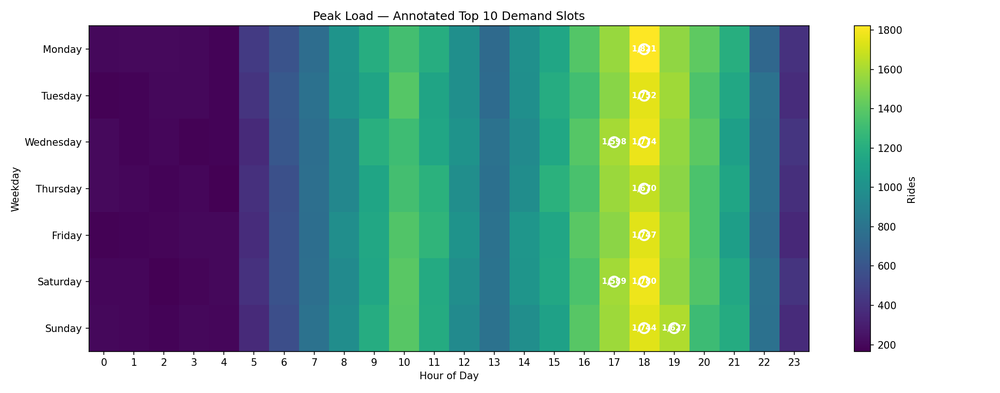
#> input picture reports/week7_peak_heatmap_annotated.png, 1000 x 393 px, shrunk from 2100 x 825 before the run, found by its file name
$ python figure11_demand_heatmap.py
#> lines starting #> are read from the running program, lines starting #| are printed output that depends on the picture
"""
figure11_demand_heatmap.py
--------------------------------------
Combines Week 7 demand analysis visuals into a
composite figure for the thesis (Figure 11).

Uses:
 - week7_peak_heatmap_annotated.png
 - week7_avg_rides_per_hour.png
 - week7_fulfillment_efficiency_heatmap.png
 - week7_peak_top10.csv

Author: Sandeep K.
Course: INFO-I 492 Senior Thesis
"""

#%%
# 1) Import libraries
import os
import matplotlib.pyplot as plt
import matplotlib.image as mpimg
import pandas as pd

#%%
# 2) Define paths
project_path = "/Users/sandeepk/Library/Mobile Documents/com~apple~CloudDocs/IUPUI/Senior Thesis INFO-I 492/Project-Uber"
reports_path = os.path.join(project_path, "reports")
graphs_path = os.path.join(
    project_path,
    "Thesis",
    "Draft_Thesis_Submission_Sandeep_Kang",
    "Graphs"
)

#%%
# 3) Load images and data
heatmap = mpimg.imread(os.path.join(reports_path, "week7_peak_heatmap_annotated.png"))
#> heatmap is the input picture: shape (393, 1000, 4) float32; mean R, G, B, A 0.547, 0.668, 0.647, 1
hourly_trend = mpimg.imread(os.path.join(reports_path, "week7_avg_rides_per_hour.png"))
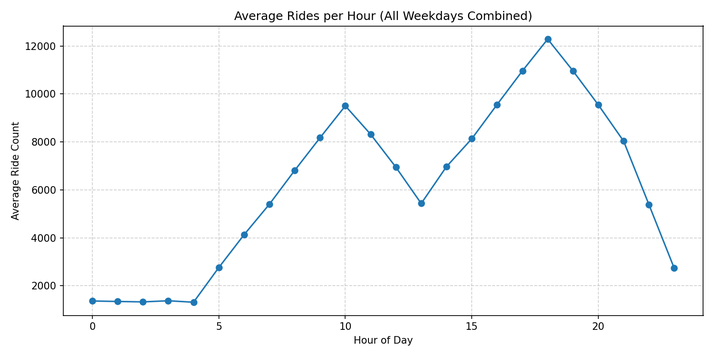
#> input picture reports/week7_avg_rides_per_hour.png, 714 x 357 px, shrunk from 1500 x 750 before the run, found by its file name
#> hourly_trend is the input picture: shape (357, 714, 4) float32; mean R, G, B, A 0.977, 0.98, 0.982, 1
fulfillment = mpimg.imread(os.path.join(reports_path, "week7_fulfillment_efficiency_heatmap.png"))
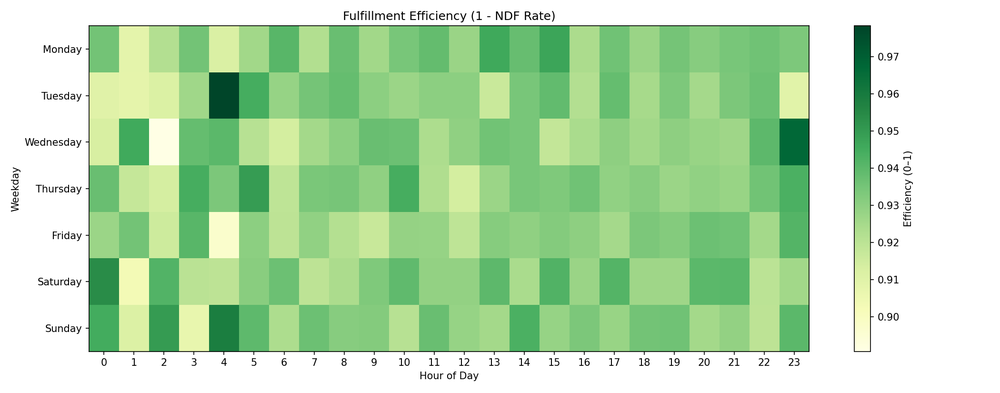
#> input picture reports/week7_fulfillment_efficiency_heatmap.png, 1000 x 393 px, shrunk from 2100 x 825 before the run, found by its file name
#> fulfillment is the input picture: shape (393, 1000, 4) float32; mean R, G, B, A 0.71, 0.865, 0.684, 1

top10_path = os.path.join(reports_path, "week7_peak_top10.csv")
top10 = pd.read_csv(top10_path) if os.path.exists(top10_path) else None

#%%
# 4) Create composite figure
fig, axes = plt.subplots(2, 2, figsize=(12, 8))

# Panel A: Annotated Demand Heatmap
axes[0, 0].imshow(heatmap)
axes[0, 0].set_title("A. Hourly and Weekly Demand Intensity")
axes[0, 0].axis("off")

# Panel B: Average Rides per Hour
axes[0, 1].imshow(hourly_trend)
axes[0, 1].set_title("B. Average Rides per Hour")
axes[0, 1].axis("off")

# Panel C: Fulfillment Efficiency
axes[1, 0].imshow(fulfillment)
axes[1, 0].set_title("C. Fulfillment Efficiency by Time Window")
axes[1, 0].axis("off")

# Panel D: Top 10 Demand Periods Table
axes[1, 1].axis("off")
if top10 is not None:
    table_data = top10[["Weekday", "Hour", "rides"]].head(10)
    axes[1, 1].table(
        cellText=table_data.values,
        colLabels=table_data.columns,
        loc="center"
    )
    axes[1, 1].set_title("D. Top 10 Demand Periods")
else:
    axes[1, 1].text(0.5, 0.5, "Top 10 Demand Data\nNot Available", ha="center", va="center")

plt.tight_layout()

#%%
# 5) Save final figure
os.makedirs(graphs_path, exist_ok=True)
save_path = os.path.join(graphs_path, "Figure11_Demand_Patterns_Composite.png")
plt.savefig(save_path, bbox_inches="tight", dpi=300)
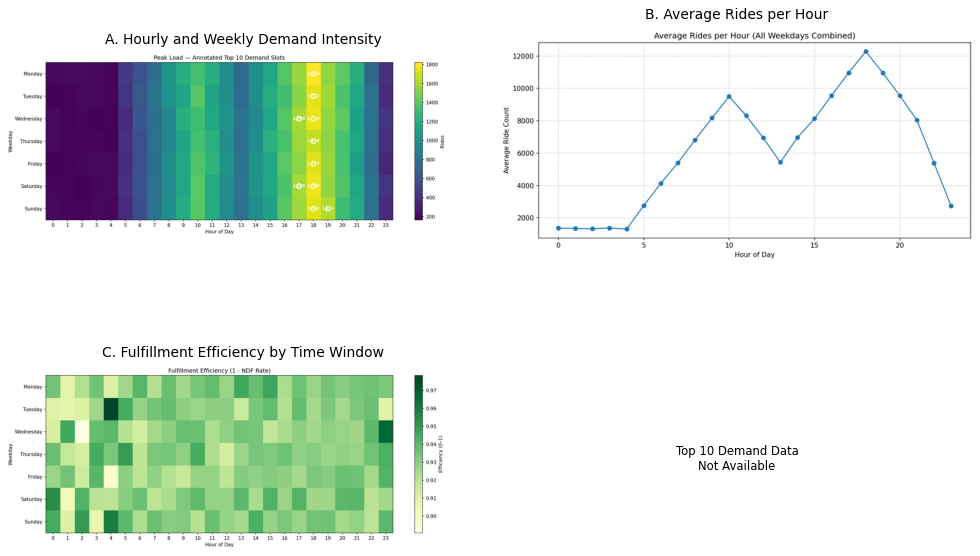
#> figure drawn by matplotlib, 3 panels
plt.close()

print("Saved:", save_path)
